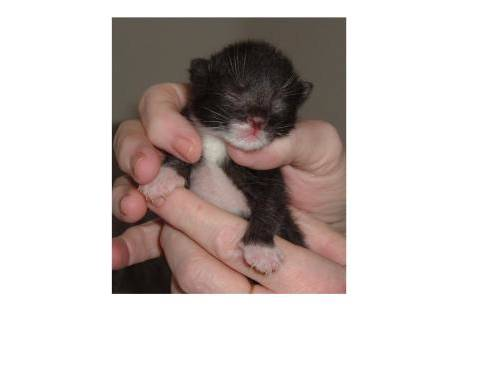
#> input picture datasets/cats_and_dogs/train/cat.10151.jpg, 499 x 375 px
$ python -i AICTDev.py   (imports and definitions only)
#> lines starting #> are read from the running program, lines starting #| are printed output that depends on the picture; after the words box and inside, x2 and y2 are one past the last pixel; in counts of white or black regions, pixels touching at a corner belong together
#> further down, picture is the input picture: shape (375, 499, 3); mean B, G, R 195.9, 198.6, 206.8
# Copyright @ Mark S. Hong

import pydicom
import numpy as np
import cv2
import copy

# [56 lines left out: functions making_img, investigate_img, not called in this run]
def single_img(img):
    cont_img = []
    ret, img_result = cv2.threshold(img, 150, 255, cv2.THRESH_BINARY)
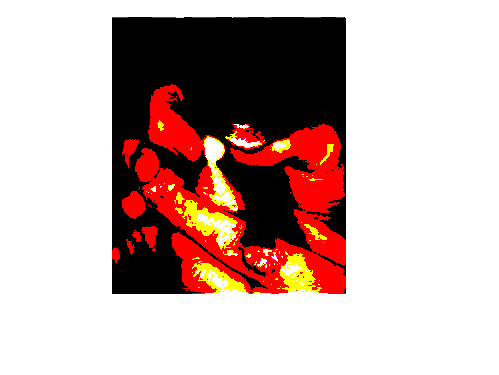
#> img_result: shape (375, 499, 3); mean B, G, R 169.5, 174.2, 199.2
    img_result_gray = cv2.cvtColor(img_result, cv2.COLOR_BGR2GRAY)
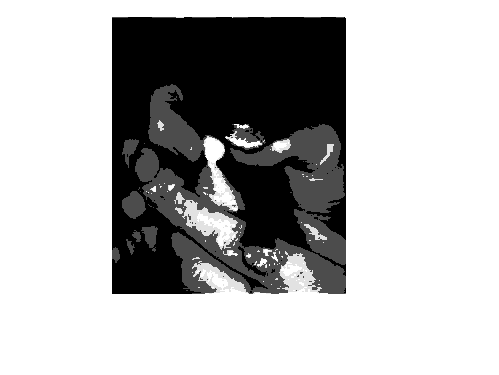
#> img_result_gray: shape (375, 499); min 0, max 255, mean 181.1
    contours, hierarchy = cv2.findContours(img_result_gray, cv2.RETR_TREE, cv2.CHAIN_APPROX_SIMPLE)
#> contours = 47 contours, 38 with area under 20; largest, box (x1, y1, x2, y2) and area: (0, 0, 499, 375) 186252, (111, 16, 347, 295) 43724, (225, 124, 266, 150) 570, (122, 191, 146, 219) 425, (141, 226, 158, 252) 206
    for j in range(len(contours)):
        new_img = copy.copy(img)
        if cv2.contourArea(contours[j]) > 500:
            cv2.drawContours(new_img, contours, j, (0,255,0),2)
            # Moment dictionary
            mmt = cv2.moments(contours[j])
            # print(mmt)
            cx = int(mmt['m10']/mmt['m00'])
            cy = int(mmt['m01']/mmt['m00'])

            # Moments
            # 1. Spatial Moments
            #   m00, m10, m01, m20, m11, m02, m30, m21, m12, m03 (10)
            # 2. Central Moments
            #   mu20, mu11, mu02, mu30, mu21, mu12, mu03 (7)
            # 3. Central Normalized Moments
            #   nu20, nu11, nu02, nu30, nu21, nu03 (6)

            cv2.putText(new_img, "%d / %d" %(j, len(contours)), (20, 80), cv2.FONT_HERSHEY_PLAIN, 1, (255, 0, 0), 2)
            cv2.putText(new_img, "IMG/Cont/THRESH", (20, 50), cv2.FONT_HERSHEY_PLAIN, 1, (255, 0, 0), 2)
            cv2.putText(new_img, "AREA:"+str(cv2.contourArea(contours[j])),(20, 110), cv2.FONT_HERSHEY_PLAIN, 1, (255, 0, 0), 2)
            # Display the moment
            cv2.putText(new_img, "Moment %d / %d" %(cx, cy), (20, 480), cv2.FONT_HERSHEY_PLAIN, 1, (255, 0, 0), 2)
            cont_img.append(new_img)
        else:
            pass
#> this loop made 47 passes
#> (cx, cy) on passes 1, 28, 43: (249, 187), (220, 128), (245, 137)
#> after the loop, cont_img = 3 items
    for i in range(len(cont_img)):
        cv2.imshow("test", cont_img[i])
        cv2.waitKey(0)
#> this loop made 3 passes
#> pass 1, in single_img, `cv2.imshow("test", cont_img[i])`:
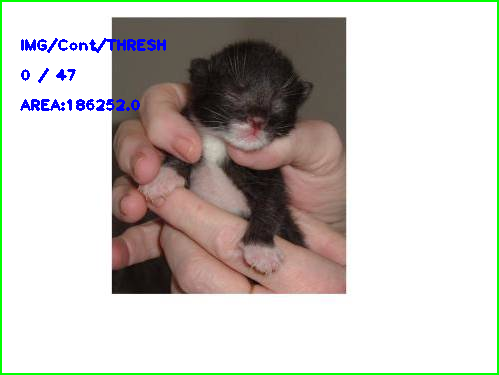
#> window 'test': shape (375, 499, 3); mean B, G, R 191.7, 196.5, 200
#> pass 2, in single_img, `cv2.imshow("test", cont_img[i])`:
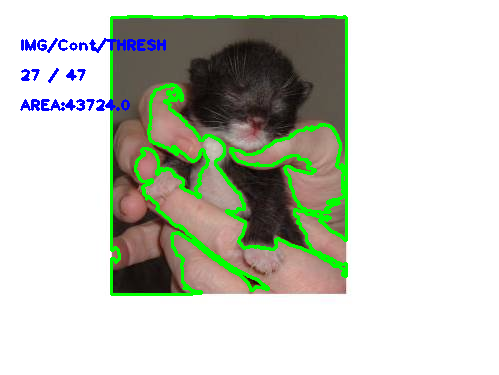
#> window 'test': shape (375, 499, 3); mean B, G, R 190.4, 202, 197
    cv2.destroyAllWindows()

# [16 lines left out: functions main_serial, main, not called in this run]

# [2 lines not run here, left out]

>>> import cv2
>>> picture = cv2.imread('datasets/cats_and_dogs/train/cat.10151.jpg')
>>> result = single_img(picture)

$ run again, on datasets/cats_and_dogs/train/cat.10910.jpg
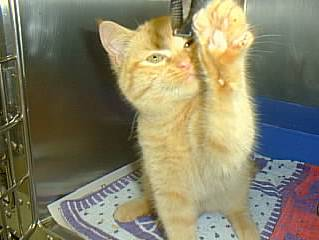
#> input picture datasets/cats_and_dogs/train/cat.10910.jpg, 319 x 240 px
#> picture is the input picture: shape (240, 319, 3); mean B, G, R 102.3, 128.3, 133
#> in single_img, `img_result_gray = cv2.cvtColor(img_result, cv2.COLOR_BGR2GRAY)`:
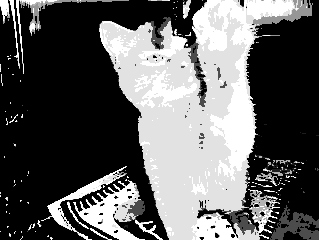
#> img_result_gray: shape (240, 319); min 0, max 255, mean 95.9
#> contours = 218 contours, 199 with area under 20; largest, box (x1, y1, x2, y2) and area: (99, 0, 319, 240) 28259, (73, 178, 163, 240) 2124, (41, 166, 127, 240) 780, (16, 0, 129, 74) 466, (255, 160, 304, 186) 340
#> the loop in single_img, `for j in range(len(contours)):` made 218 passes
#> (cx, cy) on passes 43, 68, 138: (115, 211), (80, 198), (200, 117)
#> after the loop in single_img, `for j in range(len(contours)):`: cont_img = 3 items
#> the loop in single_img, `for i in range(len(cont_img)):` made 3 passes
#> pass 2, in single_img, `cv2.imshow("test", cont_img[i])`:
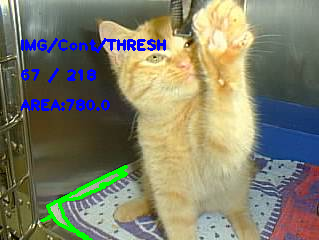
#> window 'test': shape (240, 319, 3); mean B, G, R 104.9, 127.4, 128.7

$ run again, on datasets/cats_and_dogs/train/cat.11235.jpg
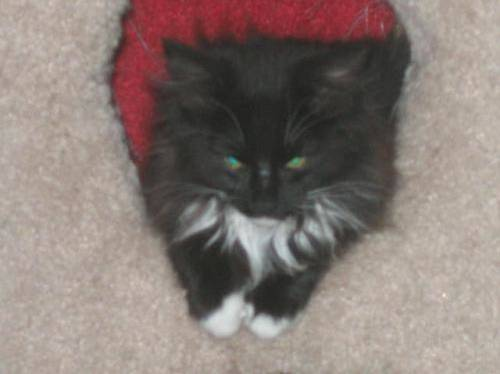
#> input picture datasets/cats_and_dogs/train/cat.11235.jpg, 500 x 374 px
#> picture is the input picture: shape (374, 500, 3); mean B, G, R 118.2, 123.4, 136.7
#> in single_img, `img_result_gray = cv2.cvtColor(img_result, cv2.COLOR_BGR2GRAY)`:
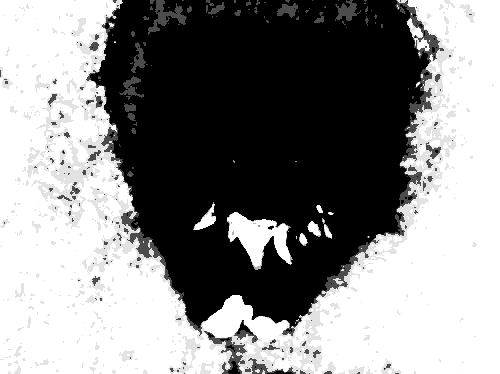
#> img_result_gray: shape (374, 500); min 0, max 255, mean 138.5
#> contours = 134 contours, 110 with area under 20; largest, box (x1, y1, x2, y2) and area: (0, 0, 500, 374) 103388, (227, 212, 293, 270) 1861, (148, 0, 187, 35) 403, (335, 0, 361, 21) 222, (193, 202, 216, 230) 221
#> the loop in single_img, `for j in range(len(contours)):` made 134 passes
#> (cx, cy) on passes 8, 90: (258, 236), (240, 223)
#> after the loop in single_img, `for j in range(len(contours)):`: cont_img = 2 items
#> the loop in single_img, `for i in range(len(cont_img)):` made 2 passes
#> pass 2, in single_img, `cv2.imshow("test", cont_img[i])`:
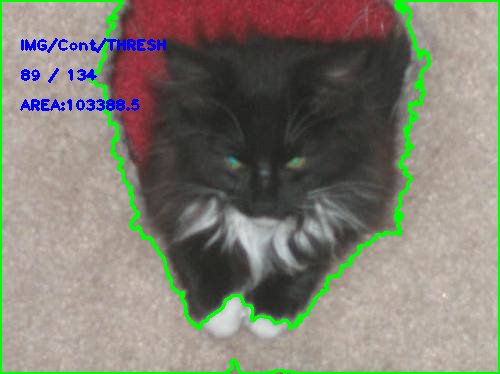
#> window 'test': shape (374, 500, 3); mean B, G, R 114, 125.7, 128.8
